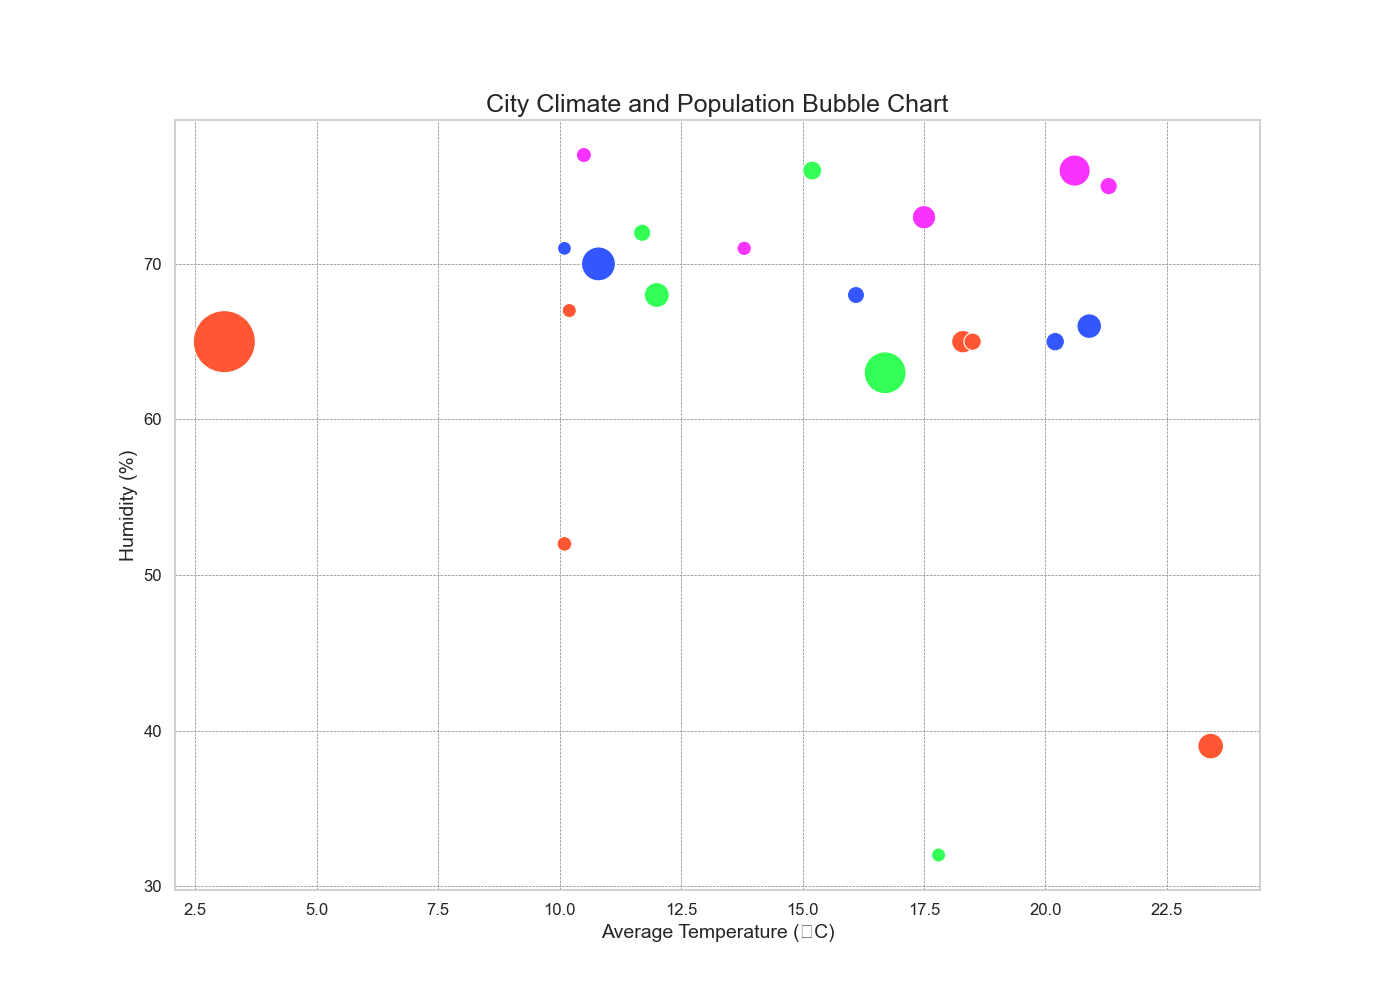

Write the Python code that produced this figure.

import seaborn as sns
import matplotlib.pyplot as plt
import pandas as pd

# Data Frame generated from the CSV-like data provided above.
data = pd.DataFrame({
    'City': ['New York', 'Los Angeles', 'Chicago', 'Houston', 'Phoenix', 'Philadelphia',
             'San Antonio', 'San Diego', 'Dallas', 'San Jose', 'Austin', 'Jacksonville',
             'Fort Worth', 'Columbus', 'Charlotte', 'Seattle', 'Denver', 'El Paso',
             'Detroit', 'Washington', 'Boston'],
    'Average_Temperature': [3.1, 16.7, 10.8, 20.6, 23.4, 12.0, 20.9, 17.5, 18.3, 15.2,
                            20.2, 21.3, 18.5, 11.7, 16.1, 10.5, 10.1, 17.8, 10.1, 13.8, 10.2],
    'Humidity': [65, 63, 70, 76, 39, 68, 66, 73, 65, 76, 65, 75, 65, 72, 68, 77, 52, 32, 71, 71, 67],
    'Population': [8419000, 3980400, 2706000, 2325500, 1663000, 1584200, 1547700,
                   1423800, 1340500, 1026900, 993200, 903000, 902000, 898000, 885400,
                   753600, 727200, 688700, 674800, 705700, 691500]
})

# Setting the plot style and color palette
sns.set(style="whitegrid")
palette = sns.color_palette(["#FF5733", "#33FF57", "#3357FF", "#F833FF"])

# Creating the bubble chart
plt.figure(figsize=(14, 10))
bubble = sns.scatterplot(x="Average_Temperature", y="Humidity", size="Population",
                         sizes=(100, 2000), hue="City", palette=palette, data=data, legend=False)

# Adding title and labels
plt.title('City Climate and Population Bubble Chart', fontsize=18)
plt.xlabel('Average Temperature (°C)', fontsize=14)
plt.ylabel('Humidity (%)', fontsize=14)

# Adjusting the axes and grids
plt.xticks(fontsize=12)
plt.yticks(fontsize=12)
plt.grid(True, color='gray', linestyle='--', linewidth=0.5)

# Showing the plot
plt.show()
